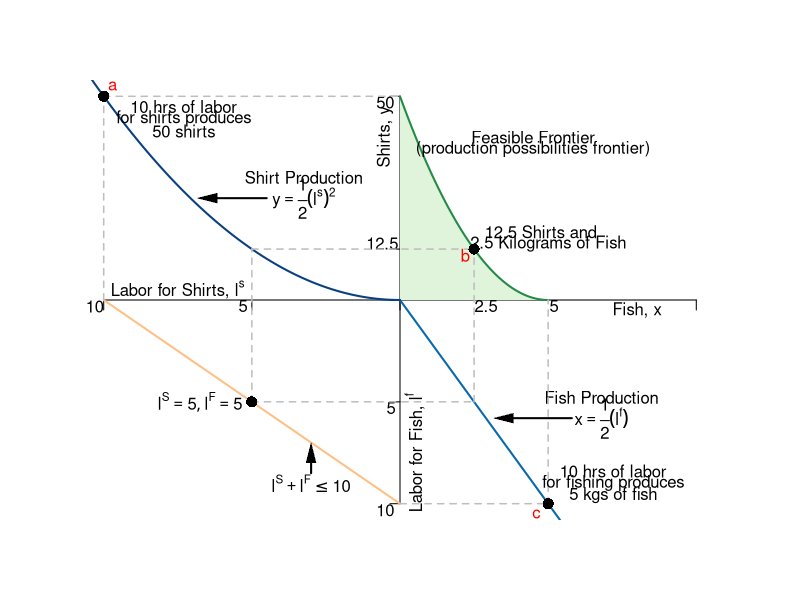

R code for this plot:
#Graph Designer: Simon Halliday
#Authors: Bowles, Foley and Halliday
#Title: Coordination, Conflict and Competition: A Text in Microeconomics

require(shape)
pdf(file = "specprodexch/ppf_eos.pdf", width = 9, height = 9)

#Set parameters for graphics
axislabelsize <- 1
graphlinewidth <- 2
segmentlinewidth <- 1.5

COL <- c("#7fc97f", "#beaed4", "#fdc086", "#ffff99", "#386cb0", "#f0027f", "#bf5b17", "#666666")
COLA <- c("#e0f3db", "#99d8c9","#66c2a4","#41ae76", "#238b45", "#005824")
COLB <- c("#4eb3d3", "#2b8cbe", "#0868ac","#084081")

#Edited the margins to cater for the larger LHS labels
par(mar =  c(4, 4, 4, 4))

#Change this to make it log of l 

# ppf <- function(l, k = 0.5) {
#   k * (1/l)
# }

ppf <- function(fish, k = 0.1, alpha = 2, maxfish = 5) {
  k * (fish - maxfish)^alpha 
}

fishProd <- function(l, k = 0.5){
  (-k)*l
}

feasibleLabor <- function(l, time = 10){
  - time - l
}

manufactureProd <- function(l, k = 0.1, alpha = 2){
  k * (-l)^alpha
}

xlims <- c(-10, 10)
ylims <- c(-10, 10)

npts <- 501 
x <- seq(xlims[1], xlims[2], length.out = npts)
y <- seq(ylims[1], ylims[2], length.out = npts) 
a <- c(13, 15, 17)

plot(0, 0, xlim = xlims, ylim = ylims, type = "n",
     xlab = expression(paste("")),
     ylab = expression(paste("")), 
     xaxt = "n", 
     yaxt = "n", 
     cex.lab = axislabelsize, 
     bty = "n"
)

ticksy <- c(ylims[1], -5, 0, 2.5, ylims[2])
ylabels <- c(NA, NA, NA, NA, NA)
ticksx <- c(xlims[1], -5, 0, xlims[2])
xlabels <- c(NA, NA, NA)

axis(1, at = ticksx, pos = 0, labels = xlabels)
axis(2, at = ticksy, pos = 0, labels = ylabels, las = 1)

npts <- 500 
xx1 <- seq(0, 5, length.out = npts)
xx2 <- seq(0, xlims[2], length.out = npts)
xx3 <- seq(xlims[1], 0, length.out = npts)
xx4 <- seq(-11, 0, length.out = npts)

#Draw the polygon for shading the feasible set
xpoly1 <- seq(from = 0, to = 5, length.out = 500)
ypoly1 <- ppf(xpoly1, k = 10/25, alpha = 2, maxfish = 5)
polygon(x = c(xpoly1, rev(xpoly1[1])), y = c(ypoly1, rev(ypoly1)[1]), col=COLA[1], density=NULL, border = NA)

#Draw the graphs
lines(xx1, ppf(xx1, k = 10/25, alpha = 2, maxfish = 5), col = COLA[5], lwd = graphlinewidth)
lines(xx2, fishProd(xx2, k = 2), col = COLB[3], lwd = graphlinewidth)
lines(xx3, feasibleLabor(xx3, time = 10), col = COL[3], lwd = graphlinewidth)
lines(xx4, manufactureProd(xx4, k = 0.1, alpha = 2), col = COLB[4], lwd = graphlinewidth)

#mtext(expression(paste("Quantity of fish, ", x)), side=1, line = 2.5, cex = axislabelsize)
text(-0.5, 8, expression(paste("Shirts, ", y)), xpd = TRUE, cex = axislabelsize, srt = 90) 
text(8, -0.5, expression(paste("Fish, ", x)), xpd = TRUE, cex = axislabelsize)
text(0.5, -7.5, expression(paste("Labor for Fish, ", l^f)), xpd = TRUE, cex = axislabelsize, srt= 90) 
text(-7.5, 0.5, expression(paste("Labor for Shirts, ", l^s)), xpd = TRUE, cex = axislabelsize)

#Label the points on the axes we want
text(-0.6, 2.8, expression(paste(12.5)), xpd = TRUE, cex = axislabelsize)
text(-0.5, 9.7, expression(paste(50)), xpd = TRUE, cex = axislabelsize)
text(2.9, -0.3, expression(paste(2.5)), xpd = TRUE, cex = axislabelsize)
text(5.2, -0.3, expression(paste(5)), xpd = TRUE, cex = axislabelsize)
text(-5.3, -0.3, expression(paste(5)), xpd = TRUE, cex = axislabelsize)
text(-0.3, -5.3, expression(paste(5)), xpd = TRUE, cex = axislabelsize)
text(-10.3, -0.3, expression(paste(10)), xpd = TRUE, cex = axislabelsize)
text(-0.5, -10.3, expression(paste(10)), xpd = TRUE, cex = axislabelsize)

#Label the two production functions
#Clothing
text(-3.25, 6, expression(paste("Shirt Production")), xpd = TRUE, cex = axislabelsize)
text(-3.25, 5, expression(paste(y == frac(1,2)(l^s)^2)), xpd = TRUE, cex = axislabelsize)
Arrows(-4.5, 5, -6.5, 5, col = "black", lty = 1, lwd = 2, arr.type = "triangle", arr.lwd = 0.5)

#Fishing
text(6.8, -4.8, expression(paste("Fish Production")), xpd = TRUE, cex = axislabelsize)
text(6.8, -5.8, expression(paste(x == frac(1,2)(l^f))), xpd = TRUE, cex = axislabelsize)
Arrows(5.8, -5.8, 3.5, -5.8, col = "black", lty = 1, lwd = 2, arr.type = "triangle", arr.lwd = 0.5)

#Draw segments for the 50/50 split of time
segments(-5, -5, -5, 2.5, lty = 2, col = "gray", lwd = segmentlinewidth)
segments(-5, -5, 2.5, -5, lty = 2, col = "gray", lwd = segmentlinewidth)
segments(-5, 2.5, 2.5, 2.5, lty = 2, col = "gray", lwd = segmentlinewidth)
segments(2.5, -5, 2.5, 2.5, lty = 2, col = "gray", lwd = segmentlinewidth)

#Annotate Max time on clothes
segments(-10, 0, -10, 10, lty = 2, col = "gray", lwd = segmentlinewidth)
segments(-10, 10, 0, 10, lty = 2, col = "gray", lwd = segmentlinewidth)
text(-7.3, 9.5, expression(paste("10 hrs of labor")))
text(-7.3, 8.9, expression(paste("for shirts produces")))
text(-7.3, 8.3, expression(paste("50 shirts")))
points(-10, 10, pch = 16, col = "black", cex = 1.5)
text(-9.7, 10.5, expression(paste("a")), col = "red")

#Annotate Max time on fishing
segments(0, -10, 5, -10, lty = 2, col = "gray", lwd = segmentlinewidth)
segments(5, -10, 5, 0, lty = 2, col = "gray", lwd = segmentlinewidth)
text(7.2, -8.4, expression(paste("10 hrs of labor")))
text(7.2, -9, expression(paste("for fishing produces")))
text(7.2, -9.6, expression(paste("5 kgs of fish")))
points(5, -10, pch = 16, col = "black", cex = 1.5)
text(4.6, -10.5, expression(paste("c")), col = "red")

#Annotate point on ppf 
points(2.5, 2.5, pch = 16, col = "black", cex = 1.5)
text(4.75, 3.35, expression(paste("12.5 Shirts and")))
text(5, 2.75, expression(paste("2.5 Kilograms of Fish")))
text(2.2, 2.2, expression(paste("b")), col = "red")

#Annotate point on labor feasibility frontier
points(-5, -5, pch = 16, col = "black", cex = 1.5)
text(-6.75, -5, expression(paste(list(l^S ==5, l^F == 5) )))

text(-3, -9, expression(paste(l^S + l^F <= 10)))
Arrows(-3, -8.5, -3, -7.5, col = "black", lty = 1, lwd = 2, arr.type = "triangle", arr.lwd = 0.5)

#Label the feasible frontier
text(4.5, 8, expression("Feasible Frontier"))
text(4.5, 7.4, expression("(production possibilities frontier)"))


dev.off()
